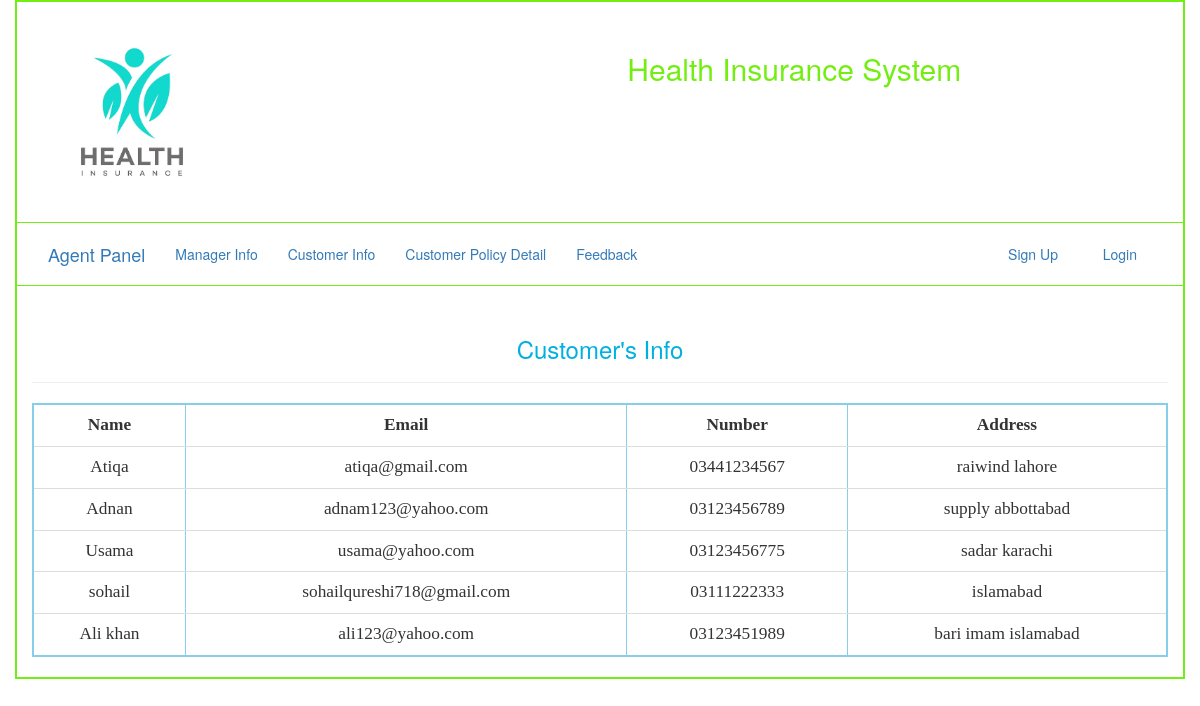
Screenshot of /agent/customer_info.php with the database file from the repository.
### tables this page shows
CREATE TABLE `registration` (
  `id` int(11) NOT NULL,
  `name` varchar(50) NOT NULL,
  `email` varchar(50) NOT NULL,
  `password` varchar(30) NOT NULL,
  `num` varchar(12) NOT NULL,
  `userType` varchar(30) NOT NULL,
  `manager_name` varchar(50) NOT NULL,
  `agent_name` varchar(30) NOT NULL,
  `address` varchar(60) NOT NULL
);

### agent/customer_info.php (the view, shortened to what this page needs)
<?php
include "db.php";
?>
<!DOCTYPE html>
<html>
<head>
<link type="text/css" rel="stylesheet" href="../css/bootstrap.css"/>
</head>
<body>
<div class="container" style="border: 2px solid #73EE13">
	<div class="row" style="border-bottom: 1px solid #73EE13">
		<div class="col-sm-4"><a href="../index.php">
			<img src="../images/logo.png" class="img-responsive" height="150px" width="200px"></a>
		</div>
		<div class="col-sm-8" style="  margin-top: 30px; text-align: center ">
			<h2> <font color="#73EE13"> Health Insurance System </font>  </h2>
		</div>
	</div>
	<div class="row" style="border-bottom: 1px solid #73EE13">
		<div class="col-sm-12" style="margin-bottom: -15px; margin-top: 5px; ">
			<nav class="navbar navbar-fluid">
  <div class="container-fluid">
    <div class="navbar-header">
      <a class="navbar-brand" href="agent.php">Agent Panel</a>
    </div>
    <div class="collapse navbar-collapse" id="myNavbar">
      <ul class="nav navbar-nav">
        <li><a href="agent_manager.php">Manager Info</a></li>
        <li><a href="customer_info.php">Customer Info</a></li>
        <li><a href="customer_policy.php">Customer Policy Detail</a></li>
        <li><a href="feedback.php">Feedback</a></li>
      </ul>
      <ul class="nav navbar-nav navbar-right">
       <?php
	if(isset($_SESSION['name'])){
		?>
	 <li><a href="#"> <?php echo strtoupper($_SESSION['name']); ?></a></li>
      <li><a href="../login/logout.php"><span class="glyphicon glyphicon-log-out"></span> Logout</a></li>
    <?php
}
else{
	echo "<li><a href='login/register.php'><span class='glyphicon glyphicon-user'></span> Sign Up</a></li>";
	echo "      <li><a href='login/login.php'><span class='glyphicon glyphicon-log-in'></span> Login</a></li>";
}
?> </ul>
    </div>
  </div>
</nav>
		</div>
	</div>
<div class="row">
<div class="col-sm-12" style="margin-top: 30px" >
<h3 align="center"><font color="sky blue"> Customer's Info</font></h3><hr>
<div class="table-responsive">
<table class="table table-hover " border="2px solid green" cellspacing="0px" cellpadding="10px" align="center" style="border: 2px solid skyblue; font-family: comic; font-size: 13pt; ">
<tr >
<th> <center>  Name </center> </th>
<th> <center>Email </center> </th>
<th> <center>Number </th>
<th> <center>Address </th>
</tr>
<?php
$agent_name =$_SESSION['name'];
$qwery = "SELECT * from registration where agent_name='$agent_name'";
$run = mysqli_query($con, $qwery);
while ($row = mysqli_fetch_array($run, MYSQLI_BOTH)) {
$name=$row['name'];
$email=$row['email'];
$number=$row['num'];
$Address=$row['address'];
echo "
<tr>
      <td><center> $name </center></td>
      <td><center> $email </center></td>
      <td><center> $number </center></td>
      <td><center> $Address </center></td>
";
}
?>
</div>
</div>
</div>
</div>
</body>
</html>

### rows the page displays
registration: name "Atiqa", email "atiqa@gmail.com", num "03441234567", address "raiwind lahore"
registration: name "Adnan", email "adnam123@yahoo.com", num "03123456789", address "supply abbottabad"
registration: name "Usama", email "usama@yahoo.com", num "03123456775", address "sadar karachi"
registration: name "sohail", email "sohailqureshi718@gmail.com", num "03111222333", address "islamabad"
registration: name "Ali khan", email "ali123@yahoo.com", num "03123451989", address "bari imam islamabad"
